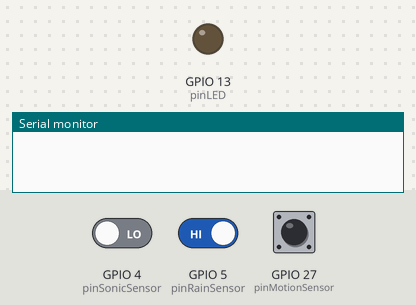
Recording of a sketch running on a simulated ESP32. Shown: output pins drawn as LEDs (lit = HIGH), the last lines printed to the serial monitor. The inputs (shaded band) are chosen by the test bench; at power-on: GPIO 4 (pinSonicSensor) LOW, GPIO 5 (pinRainSensor) HIGH, GPIO 27 (pinMotionSensor) HIGH.

Above: at 1.2 s.
1.3 s: GPIO 4 (pinSonicSensor) driven HIGH
At 1.8 s:
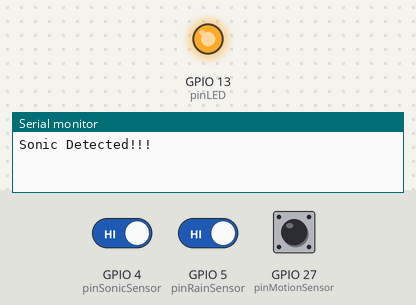
2.8 s: GPIO 5 (pinRainSensor) driven LOW
4.3 s: GPIO 27 (pinMotionSensor) pulsed LOW 2 times (0.12 s each, 0.3 s apart)
At 10.1 s:
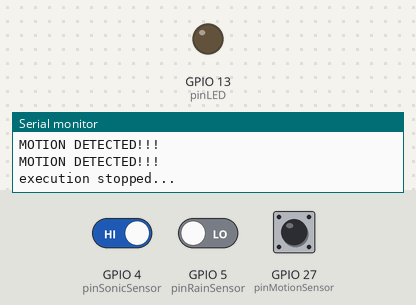
Timing chart, 0 to 11.6 s (numbered marks = the images above; inputs shaded):
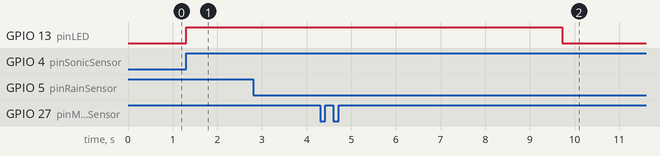

Measured:
- after the input at 1.3 s, GPIO 13 (pinLED): LOW → HIGH at once
- after the input at 4.3 s, GPIO 13 (pinLED): HIGH → LOW after 5.4 s instead of 3.5 s

The sketch:

ESPwithBinaryValueSensorUsingInterrupt.ino
```cpp
/*********
  Rui Santos
  Complete project details at https://randomnerdtutorials.com
*********/

#define timeSeconds 5

// Set GPIOs for pinLED and PIR Motion Sensor
const int pinLED = 13;
const int pinMotionSensor = 27;
const int pinSonicSensor = 4;
const int pinRainSensor = 5;

// Timer: Auxiliary variables
unsigned long now = millis();
unsigned long lastTrigger = 0;
boolean startTimer = false;

// Checks if motion was detected, sets pinLED HIGH and starts a timer
void IRAM_ATTR detectsMovement() {
  Serial.println("MOTION DETECTED!!!");
  digitalWrite(pinLED, HIGH);
  startTimer = true;
  lastTrigger = millis();
}

void IRAM_ATTR detectSonic(){
  Serial.println("Sonic Detected!!!");
  //for some case, the sensor will trigger the interrupt continus, you need to detach the interrupt in backcall function.
  detachInterrupt(digitalPinToInterrupt(pinSonicSensor));
  digitalWrite(pinLED,HIGH);
  startTimer = true;
  lastTrigger = millis();
}

void IRAM_ATTR detectRain(){
  Serial.println("Rain Detected!!!");
  //for some case, the sensor will trigger the interrupt continus, you need to detach the interrupt in backcall function.
  digitalWrite(pinLED,HIGH);
  startTimer = true;
  lastTrigger = millis();
}

void setup() {
  // Serial port for debugging purposes
  Serial.begin(115200);

  // PIR Motion Sensor mode INPUT_PULLUP
  pinMode(pinMotionSensor, INPUT_PULLUP);
  pinMode(pinSonicSensor, INPUT);
  pinMode(pinRainSensor, INPUT);

  // Set pinMotionSensor pin as interrupt, assign interrupt function and set RISING mode
  attachInterrupt(digitalPinToInterrupt(pinMotionSensor), detectsMovement, RISING);
  attachInterrupt(digitalPinToInterrupt(pinSonicSensor), detectSonic, RISING);
  attachInterrupt(digitalPinToInterrupt(pinRainSensor), detectRain, FALLING);

  // Set pinLED to LOW
  pinMode(pinLED, OUTPUT);
  digitalWrite(pinLED, LOW);
}

void loop() {
  // Current time
  now = millis();
  // Turn off the pinLED after the number of seconds defined in the timeSeconds variable
  if(startTimer && (now - lastTrigger > (timeSeconds*1000))) {
    //after the determination of execution, you need to attach interrupt again
    attachInterrupt(digitalPinToInterrupt(pinSonicSensor), detectSonic, HIGH);
    Serial.println("execution stopped...");
    digitalWrite(pinLED, LOW);
    startTimer = false;
  }
}
```
